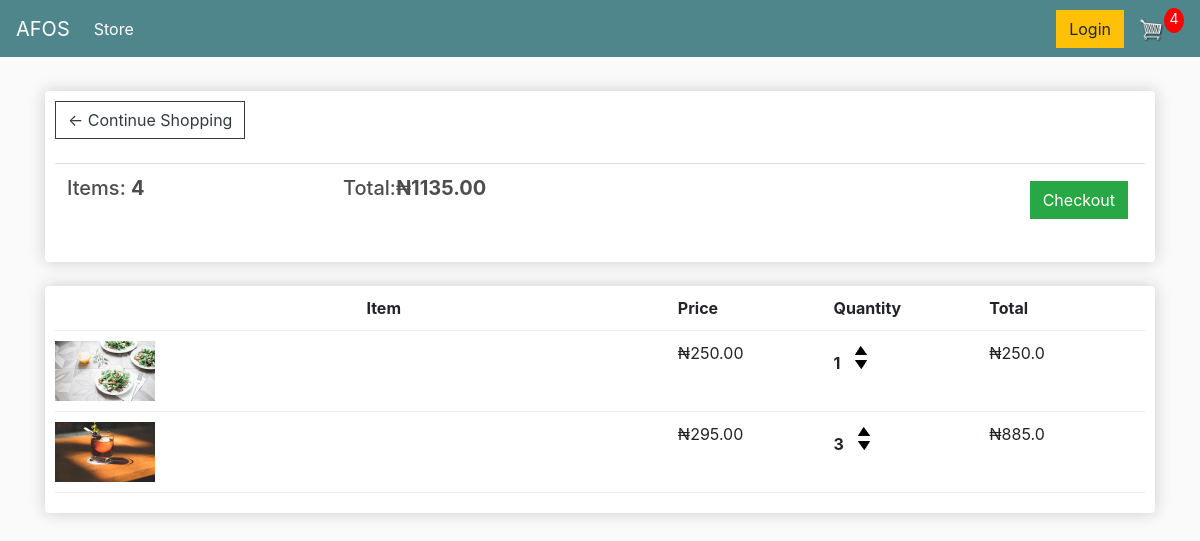
The page /cart/ (signed in) on the database as committed earlier.
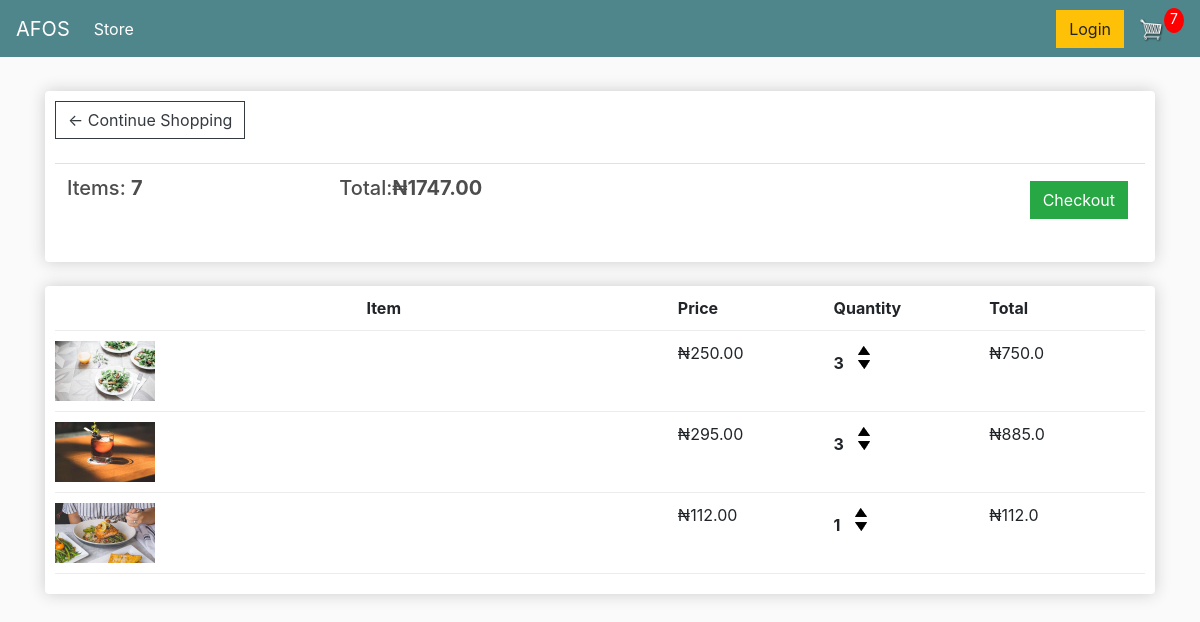
The same page on the database as committed later.
### customer/models.py (models this page shows, shortened)
class Order(models.Model):
    customer = models.ForeignKey(Customer, on_delete=models.SET_NULL, null=True, blank=True)
    date_ordered = models.DateTimeField(auto_now_add=True)
    complete = models.BooleanField(default=False)
    transaction_id = models.CharField(max_length=100, null=True)
    @property
    def get_cart_total(self):
        orderitems = self.orderitem_set.all()
        total = sum([item.get_total for item in orderitems])
        return total
    @property
    def get_cart_items(self):
        orderitems = self.orderitem_set.all()
        total = sum([item.quantity  for item in orderitems])
        return total

class OrderItem(models.Model):
    product = models.ForeignKey(Product, on_delete=models.SET_NULL, null=True)
    order = models.ForeignKey(Order, on_delete=models.SET_NULL, null=True)
    quantity = models.IntegerField(default=0, null=True, blank=True)
    date_added = models.DateTimeField(auto_now_add=True)
    @property
    def get_total(self):
        total = self.product.price * self.quantity
        return total

class Product(models.Model):
    name = models.CharField(max_length=200)
    price = models.FloatField()
    image = models.ImageField(null=True, blank=True)
    @property
    def imageURL(self):
        try:
            url = self.image.url
        except:
            url = ''
        return url

### customer/views.py (the view)
# urls.py: path('cart/', views.cart, name="cart"),
def cart(request):
    if request.user.is_authenticated:
        customer = request.user.customer
        order, created = Order.objects.get_or_create(customer=customer, complete=False)
        items = order.orderitem_set.all()
        cartItems = order.get_cart_items
    else:
        items = []
        order = {'get_cart_total':0, 'get_cart_items':0, 'shipping':False}
        cartItems = ['order.get_cart_items']
    context = {'items':items, 'order':order, 'cartItems':cartItems}
    return render(request, 'customer/cart.html', context)

### customer/templates/customer/cart.html (shortened to what this page needs)
{% extends 'customer/main.html' %} {% load static %} {% block content %}
<div class="row">
  <div class="col-lg-12">
    <div class="box-element">
      <a class="btn btn-outline-dark" href="{% url 'store' %}">&#x2190; Continue Shopping</a>
      <br>
      <br>
      <table class="table">
        <tr>
          <th>
            <h5>Items: <strong>{{order.get_cart_items}}</strong></h5>
          </th>
          <th>
            <h5>Total:<strong>₦{{order.get_cart_total|floatformat:2}}</strong></h5>
          </th>
          <th>
            <a style="float:right; margin:5px;" class="btn btn-success" href="{% url 'checkout' %}">Checkout</a>
          </th>
        </tr>
      </table>
    </div>
    <br>
    <div class="box-element">
      <div class="cart-row">
        <div style="flex:2"></div>
        <div style="flex:2"><strong>Item</strong></div>
        <div style="flex:1"><strong>Price</strong></div>
        <div style="flex:1"><strong>Quantity</strong></div>
        <div style="flex:1"><strong>Total</strong></div>
      </div>
      {% for item in items %}
      <div class="cart-row">
        <div style="flex:2"><img class="row-image" src="{{item.product.imageURL}}"></div>
        <div style="flex:2">
        </div>
        <div style="flex:1">
          <p>₦{{item.product.price|floatformat:2}}</p>
        </div>
        <div style="flex:1">
          <p class="quantity">{{item.quantity}}</p>
          <div class="quantity">
            <img data-product="{{item.product.id}}" data-action="add" class="chg-quantity update-cart" src="{% static  'images/arrow-up.png' %}">
            <img data-product="{{item.product.id}}" data-action="remove" class="chg-quantity update-cart" src="{% static  'images/arrow-down.png' %}">
          </div>
        </div>
        <div style="flex:1">
          <p>₦{{item.get_total}}</p>
        </div>
      </div>
      {% endfor %}
    </div>
  </div>
</div>
{% endblock content %}

Rows that differ between the two databases and show on the page:
changed through a linked row, Order: get_cart_items "4" → "7"; get_cart_total "1135.00" → "1747.00"
changed OrderItem (number 1 of 3 on the later page): quantity "1" → "3"; get_total "250.0" → "750.0"
added OrderItem: product.imageURL (picture), product.price "112.00", quantity "1", get_total "112.0"
Other text that changed with them:
{{ cartItems }}: "4" → "7"
